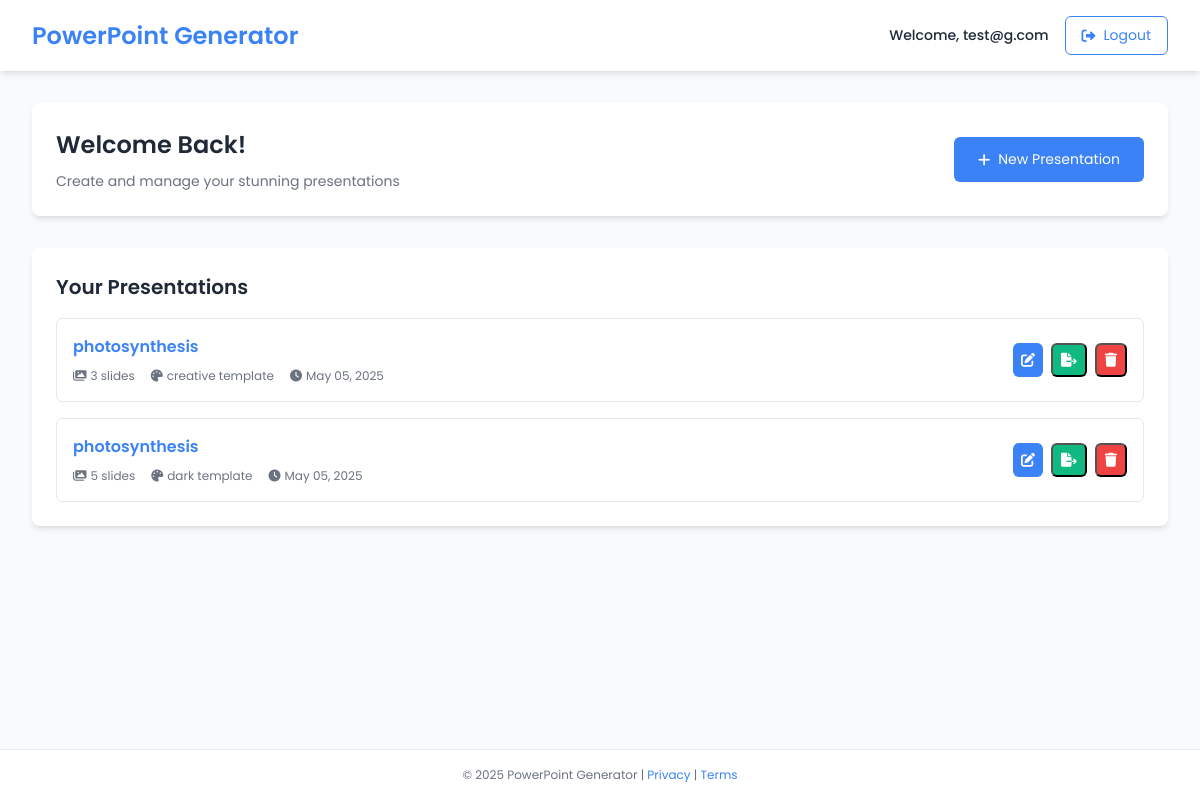
The page /dashboard (signed in) on the database as committed earlier.
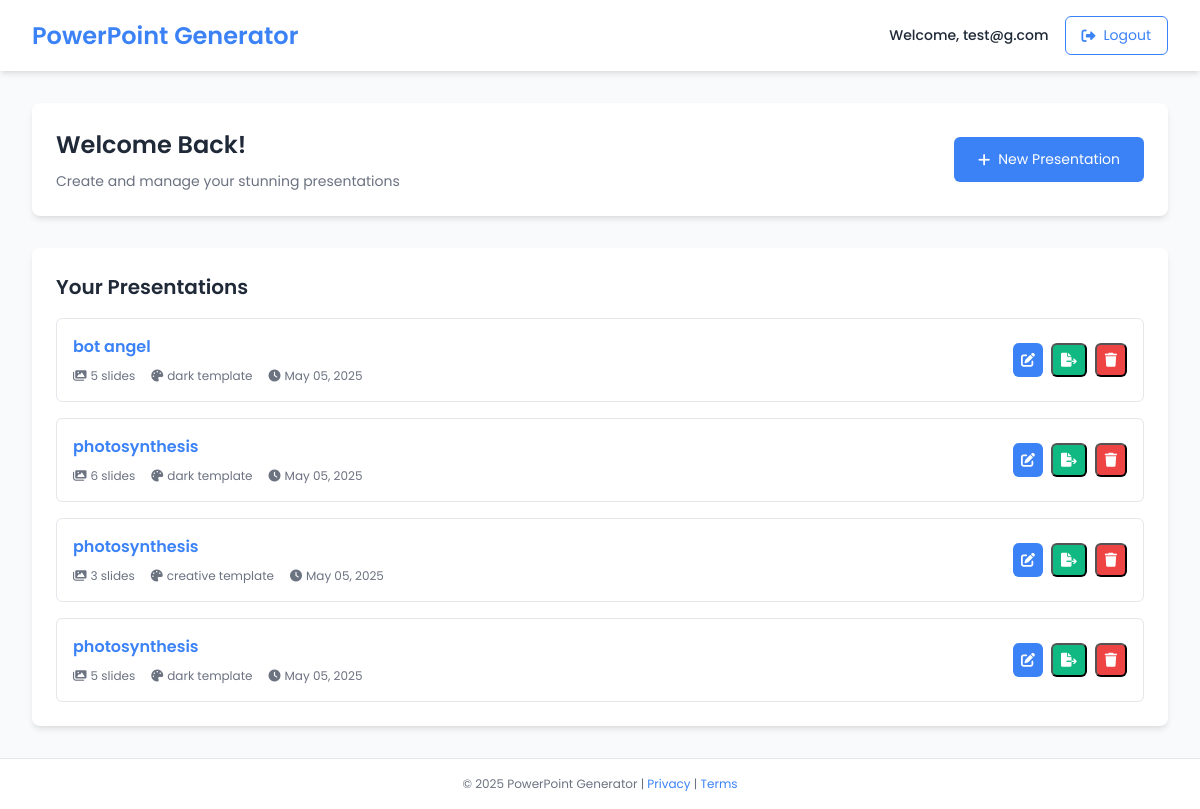
The same page on the database as committed later.
### models.py (models this page shows, shortened)
class Presentation(db.Model):
    __tablename__ = 'presentations'
    id = db.Column(db.Integer, primary_key=True)
    user_id = db.Column(db.Integer, db.ForeignKey('users.id'), nullable=False)
    topic = db.Column(db.String(200), nullable=False)
    template_id = db.Column(db.String(50), nullable=False)
    slide_count = db.Column(db.Integer, default=6)
    created_at = db.Column(db.DateTime, default=datetime.utcnow)
    updated_at = db.Column(db.DateTime, default=datetime.utcnow, onupdate=datetime.utcnow)
    slides = db.relationship('Slide', backref='presentation', lazy=True, cascade="all, delete-orphan", order_by="Slide.slide_order")

### app.py (the view)
@app.route('/dashboard')
@login_required
def dashboard():
    user_id = session.get('user_id')
    username = session.get('username')
    presentations = PresentationModel.query.filter_by(user_id=user_id).order_by(PresentationModel.updated_at.desc()).all()
    return render_template('dashboard.html',
                          username=username,
                          presentations=presentations)

### auth.py (called while the page is built)
def login_required(f):
    @wraps(f)
    def decorated_function(*args, **kwargs):
        if 'user_id' not in session:
            return redirect(url_for('auth.login'))
        return f(*args, **kwargs)
    return decorated_function

### templates/dashboard.html (shortened to what this page needs)
<!DOCTYPE html>
<html lang="en">
<head>
    <link rel="stylesheet" href="{{ url_for('static', filename='css/styles.css') }}">
    <link rel="stylesheet" href="{{ url_for('static', filename='css/dashboard.css') }}">
    <link rel="stylesheet" href="https://cdnjs.cloudflare.com/ajax/libs/font-awesome/6.0.0-beta3/css/all.min.css">
</head>
<body>
    <div class="dashboard-container">
        <header class="dashboard-header">
            <div class="logo">
                <h1>PowerPoint Generator</h1>
            </div>
            <div class="user-menu">
                <span class="username">Welcome, {{ username }}</span>
                <a href="{{ url_for('auth.logout') }}" class="logout-btn"><i class="fas fa-sign-out-alt"></i> Logout</a>
            </div>
        </header>
        <main class="dashboard-content">
            <section class="actions-panel">
                <div class="welcome-box">
                    <h2>Welcome Back!</h2>
                    <p>Create and manage your stunning presentations</p>
                </div>
                <div class="action-buttons">
                    <a href="{{ url_for('editor') }}" class="action-btn primary-btn">
                        <i class="fas fa-plus"></i> New Presentation
                    </a>
                </div>
            </section>
            <section class="presentations-panel">
                <div class="panel-header">
                    <h2>Your Presentations</h2>
                </div>
                <div class="presentations-list">
                    {% if presentations %}
                        {% for presentation in presentations %}
                            <div class="presentation-card">
                                <div class="presentation-info">
                                    <h3>{{ presentation.topic }}</h3>
                                    <div class="presentation-meta">
                                        <span class="slides-count"><i class="fas fa-images"></i> {{ presentation.slide_count }} slides</span>
                                        <span class="template-type"><i class="fas fa-palette"></i> {{ presentation.template_id }} template</span>
                                        <span class="last-modified"><i class="fas fa-clock"></i> {{ presentation.updated_at.strftime('%b %d, %Y') }}</span>
                                    </div>
                                </div>
                                <div class="presentation-actions">
                                    <a href="{{ url_for('edit_presentation', presentation_id=presentation.id) }}" class="action-btn edit-btn" title="Edit Presentation">
                                        <i class="fas fa-edit"></i>
                                    </a>
                                    <button class="action-btn export-btn" data-id="{{ presentation.id }}" title="Export to PPTX">
                                        <i class="fas fa-file-export"></i>
                                    </button>
                                    <button class="action-btn delete-btn" data-id="{{ presentation.id }}" title="Delete Presentation">
                                        <i class="fas fa-trash"></i>
                                    </button>
                                </div>
                            </div>
                        {% endfor %}
                    {% else %}
                        <div class="no-presentations">
                            <p>No presentations yet? Start creating!</p>
                            <a href="{{ url_for('editor') }}" class="action-btn primary-btn">Create Now</a>
                        </div>
                    {% endif %}
                </div>
            </section>
        </main>
        <footer class="dashboard-footer">
            <p>&copy; 2025 PowerPoint Generator | <a href="#">Privacy</a> | <a href="#">Terms</a></p>
        </footer>
    </div>
</body>
</html>

### static/css/styles.css (style rules this page uses)
:root { --primary-color: #3B82F6; --secondary-color: #10B981; --accent-color: #F59E0B; --background-color: #F9FAFB; --text-color: #1F2937; --light-gray: #E5E7EB; --medium-gray: #6B7280; --danger-color: #EF4444; --success-color: #22C55E; --box-shadow: 0 4px 6px -1px rgba(0, 0, 0, 0.1), 0 2px 4px -2px rgba(0, 0, 0, 0.05); --transition: all 0.3s ease; }
* { box-sizing: border-box; margin: 0; padding: 0; }
body { font-family: 'Poppins', sans-serif; background-color: var(--background-color); color: var(--text-color); line-height: 1.5; margin: 0; }
a { text-decoration: none; color: var(--primary-color); transition: var(--transition); }
button, .btn { cursor: pointer; transition: var(--transition); }
h1, h2, h3, h4, h5, h6 { color: var(--text-color); font-weight: 600; }
.primary-btn { background-color: var(--primary-color); color: white; }

### static/css/dashboard.css (style rules this page uses)
.dashboard-container { display: flex; flex-direction: column; min-height: 100vh; background-color: var(--background-color); }
.dashboard-header { background-color: white; padding: 1rem 2rem; box-shadow: var(--box-shadow); display: flex; justify-content: space-between; align-items: center; position: sticky; top: 0; z-index: 10; }
.logo h1 { font-size: 1.5rem; color: var(--primary-color); margin: 0; }
.user-menu { display: flex; align-items: center; gap: 1rem; }
.username { font-size: 0.875rem; font-weight: 500; color: var(--text-color); }
.logout-btn { padding: 0.5rem 1rem; font-size: 0.875rem; border-radius: 0.375rem; background-color: transparent; border: 1px solid var(--primary-color); color: var(--primary-color); display: flex; align-items: center; gap: 0.5rem; }
.dashboard-content { flex: 1; padding: 2rem; max-width: 1280px; margin: 0 auto; width: 100%; }
.actions-panel { display: flex; justify-content: space-between; align-items: center; gap: 1rem; margin-bottom: 2rem; padding: 1.5rem; background-color: white; border-radius: 0.5rem; box-shadow: var(--box-shadow); }
.welcome-box h2 { font-size: 1.5rem; margin-bottom: 0.5rem; }
.welcome-box p { color: var(--medium-gray); font-size: 0.875rem; }
.action-buttons { display: flex; gap: 1rem; }
.action-btn { padding: 0.75rem 1.5rem; font-size: 0.875rem; border-radius: 0.375rem; display: flex; align-items: center; gap: 0.5rem; }
.presentations-panel { background-color: white; border-radius: 0.5rem; box-shadow: var(--box-shadow); padding: 1.5rem; }
.panel-header h2 { font-size: 1.25rem; margin-bottom: 1rem; }
.presentations-list { display: grid; gap: 1rem; }
.presentation-card { display: flex; justify-content: space-between; align-items: center; padding: 1rem; border-radius: 0.375rem; border: 1px solid var(--light-gray); transition: var(--transition); }
.presentation-info h3 { font-size: 1rem; color: var(--primary-color); margin-bottom: 0.5rem; }
.presentation-meta { display: flex; gap: 1rem; font-size: 0.75rem; color: var(--medium-gray); flex-wrap: wrap; }
.presentation-meta span { display: flex; align-items: center; gap: 0.25rem; }
.presentation-actions { display: flex; gap: 0.5rem; }
.action-btn.edit-btn { background-color: var(--primary-color); color: white; padding: 0.5rem; }
.action-btn.export-btn { background-color: var(--secondary-color); color: white; padding: 0.5rem; }
.action-btn.delete-btn { background-color: var(--danger-color); color: white; padding: 0.5rem; }
.dashboard-footer { background-color: white; padding: 1rem; text-align: center; font-size: 0.75rem; color: var(--medium-gray); border-top: 1px solid var(--light-gray); }
.dashboard-footer a { color: var(--primary-color); }

Rows that differ between the two databases and show on the page:
added Presentation: topic "bot angel", slide_count "5", template_id "dark", updated_at "May 05, 2025"
added Presentation: topic "photosynthesis", slide_count "6", template_id "dark", updated_at "May 05, 2025"
